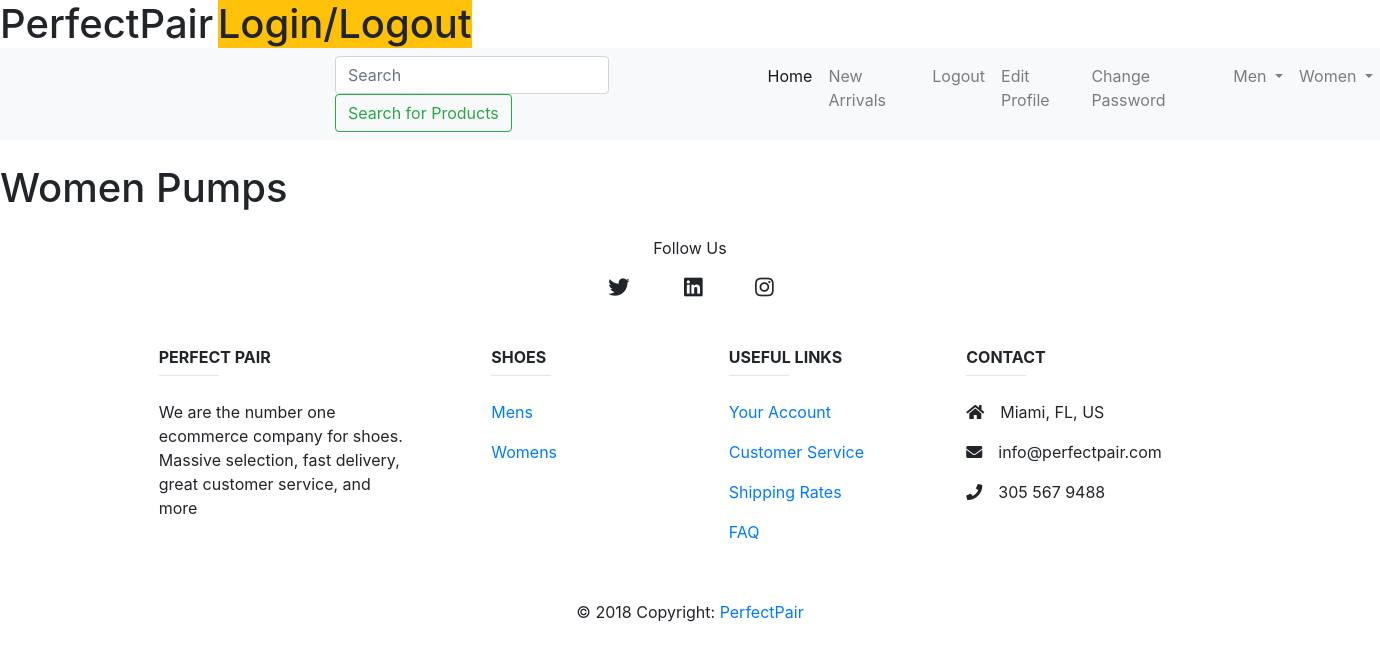
Before: /shoe/women_pumps (signed in) with the older database file.
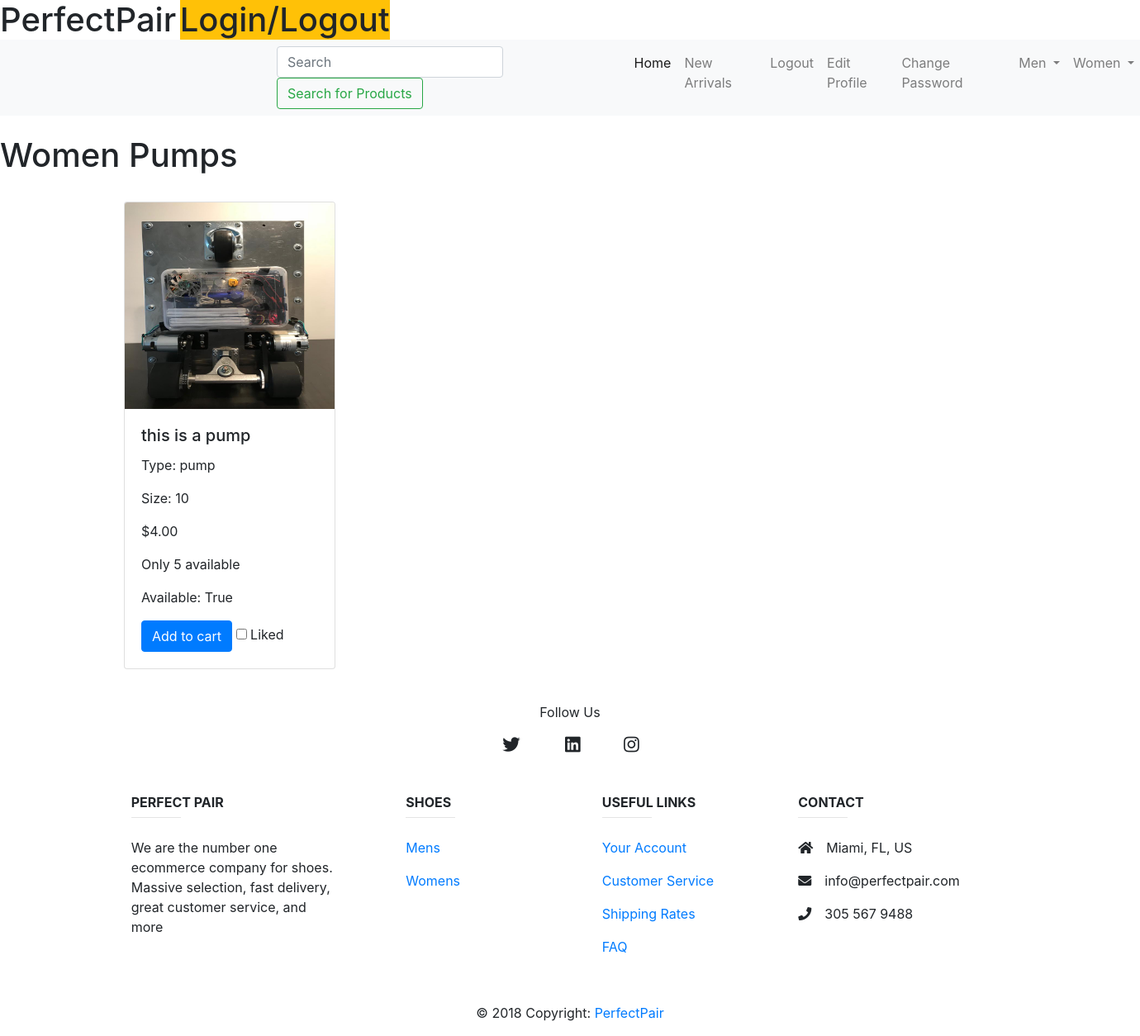
After: the same page with the newer database file.
### shoe/models.py (models this page shows, shortened)
class Shoe(models.Model):
	name 			= models.CharField(max_length=30, default="Boosts")
	image 			= models.ImageField(upload_to='shoe/', blank=True, null=True)
	style 			= models.CharField(max_length=20, default="sneakers")
	size 			= models.IntegerField(default=10)
	color 			= models.CharField(max_length=20, default="blue")
	brand 			= models.CharField(max_length=20, default="Nike")
	price 			= models.DecimalField(max_digits=4, decimal_places=2, default=4.00)
	availability 	= models.BooleanField(default=True)
	new 			= models.BooleanField(default=True)
	stock 			= models.IntegerField(default=5)
	gender_choices 	= (
        ('M', 'Male'),
        ('F', 'Female'),
    )
	gender 			= models.CharField(max_length=1, choices=gender_choices, default="M")
	date 			= models.DateField(("Date"), default=datetime.date.today)
	like 			= models.BooleanField(default=True)

### shoe/views.py (the view)
# urls.py: path('women_pumps', views.women_pumps, name="women_pumps"),
def women_pumps(request):
	template = 'shoe/women_pumps.html'
	shoe_list = Shoe.objects.all()
	context = {
		'shoe_list': shoe_list,
	}
	return render(request, template, context)

### shoe/templates/shoe/women_pumps.html
{% include "base.html" %}
{% load static %}
{% block content %}
<h1>Women Pumps</h1>
        <div class='card-columns mr-2'>
            {% for shoe in shoe_list %}
                {% if shoe.style == 'pump' and shoe.gender == 'F' %}
                    <div class="mb-4 mt-4 card text-left" style="width:16rem;">
                    <img src="{{shoe.image.url}}" class="card-img-top" style="width:254px; height:250px">
                    <div class="card-body" class="shadow-lg p-3 mb-5 bg-white rounded">
                        <h5 class="card-title">{{shoe.name}}</h5>
                        <p class="card-text">Type: {{shoe.style}}</p>
                        <p class="card-text">Size: {{shoe.size}}</p>
                        <p class="card-text">${{shoe.price}}</p>
                        <p class="card-text">Only {{shoe.stock}} available</p>
                        <p class="card-text">Available: {{shoe.availability}}</p>
                        <a href="{% url 'shoe:cart_list' %}"class="btn btn-primary" name='q1'>Add to cart</a>
                        <input id="apto" type="checkbox">
                        <label for="apto">Liked</label>
                    </div>
                    </div>
                {% endif %}
            {% endfor %}
        </div>
{% include 'footer.html' %}
{% endblock %}

Changed rows visible on the page:
added Shoe: image (picture), name "this is a pump", style "pump", size "10", price "4.00", stock "5", availability "True"
